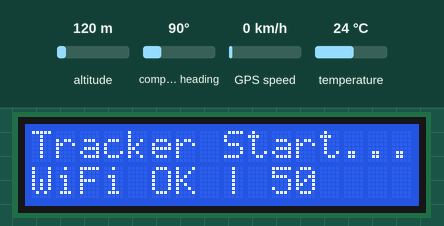
This program was run on a simulated ESP32. Shown: 16×2 character LCD. Inputs (shaded band) come from the test bench; at power-on: temperature 24 °C, altitude 120 m, compass heading 90°, GPS speed 0 km/h. WiFi joins after 1.5 s; servers stay silent unless stated; uploads are accepted with an empty reply; the GPS gets a fix after 3 s at 37.7749, -122.4194 with 8 satellites; what the program prints to the serial monitor is not drawn.

Above: at 1.7 s.
At 2.8 s:
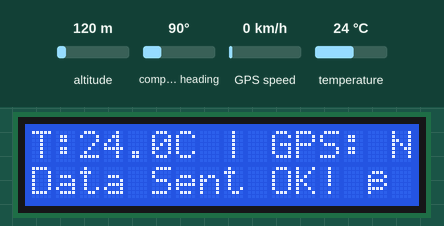
2.9 s: temperature set to 12 °C
At 9.8 s:
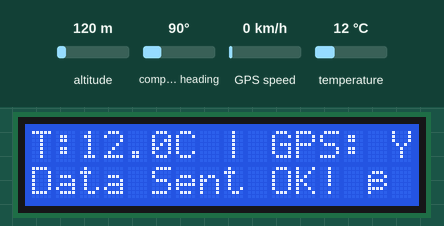
15.3 s: temperature set to 19 °C
At 20.86 s:
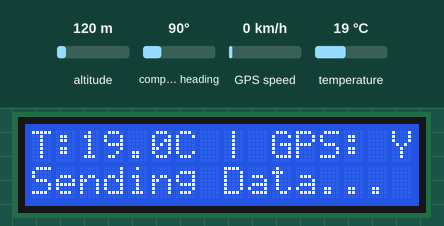
22.4 s: temperature set to 28 °C
At 27.7 s:
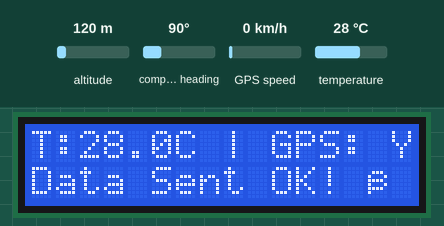
Timing chart, 0 to 29.2 s (numbered marks = the images above; inputs shaded):
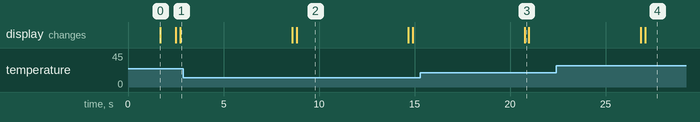

The program:

main.cpp
```cpp
#include <Arduino.h>
#include <WiFi.h>
#include "GpsModule.h"
#include "Esp32Module.h"
#include "Temperature.h"
#include "LcdDisplay.h"

// ********************************************
// ⚠️ IMPORTANT: UPDATE THESE LINES
// ********************************************
// IMEI updated to match the successful Postman payload
const char* DEVICE_IMEI = "123456789012345";
const char* WIFI_SSID = "DARHO";       // Your Wi-Fi SSID
const char* WIFI_PASS = "12345678";   // Your Wi-Fi Password

// Reverting to HTTP URL. Redirects must be handled by Esp32Module.cpp.
const String API_URL = "https://coolmove-dashboard.onrender.com/api/data";
// const String API_URL = "https://webhook.site/6eb4dbb2-700a-4656-8d4f-8c56d4d5ea7f";

// --- ERROR VALUES (Web App interprets these as sensor failure) ---
const float ERROR_LAT = -999.000;
const float ERROR_LON = -999.000;
const float ERROR_TEMP = -999.00;
// ********************************************

// --- PIN & CONFIG DEFINITIONS (Common ESP32 Pins) ---
#define GPS_RX_PIN 16
#define GPS_TX_PIN 17
#define TEMP_PIN 4
#define LCD_ADDR 0x23

// --- OBJECT INSTANTIATION ---
HardwareSerial gpsSerial(2);

GpsModule gps(gpsSerial);
Esp32Module http;
TemperatureSensor thermometer(TEMP_PIN);
LcdDisplay lcd(LCD_ADDR, 16, 2);

void setup() {
    Serial.begin(115200);
    Serial.println(F("\n===================================="));
    Serial.println(F("    CoolMove Tracker Initialized    "));
    Serial.println(F("===================================="));

    // Initialize LCD
    lcd.begin();
    lcd.printLine(0, "Tracker Start...");

    // Initialize Temperature Sensor
    thermometer.begin();

    // Initialize GPS (9600 baud is standard for NEO-6M)
    gps.begin(9600);

    // Initialize Wi-Fi
    if (http.begin(WIFI_SSID, WIFI_PASS)) {
        String ip = http.getIpAddress();
        Serial.print(F("✅ Wi-Fi: Connected. IP: "));
        Serial.println(ip);
        lcd.printLine(1, "WiFi OK | " + ip.substring(ip.lastIndexOf('.') + 1));
    } else {
        Serial.println(F("⚠️ Wi-Fi: Setup failed. Will attempt reconnection."));
        lcd.printLine(1, "WiFi Fail (Retry)");
    }
}

void loop() {
    Serial.println(F("\n--- LOOP START ---"));

    // --- 0. Wi-Fi Stability Check (Reconnection Logic) ---
    if (!http.isConnected()) {
        Serial.println(F("⚠️ Wi-Fi: Connection lost/unstable. Attempting to reconnect..."));
        lcd.printLine(1, "WiFi Reconnect...");

        if (!http.begin(WIFI_SSID, WIFI_PASS, 10000L)) {
            Serial.println(F("❌ Wi-Fi: Reconnection failed. Skipping data send."));
            lcd.printLine(1, "Recon FAILED!");
            delay(15000);
            return;
        }
        String currentIp = http.getIpAddress();
        lcd.printLine(1, "WiFi OK | " + currentIp.substring(currentIp.lastIndexOf('.') + 1));
    }

    // 1. Get GPS Data
    GpsData location = gps.getCoordinates();

    // 2. Get Temperature Data
    float rawTempC = thermometer.readCelsius();

    // --- 3. Determine Final Values (Error Handling) ---

    // GPS Check: Use actual location or error values
    float finalLat = location.fix ? location.latitude : ERROR_LAT;
    float finalLon = location.fix ? location.longitude : ERROR_LON;
    bool gpsOK = location.fix;

    // Temperature Check: DS18B20 returns -127.0 for error
    bool tempOK = (rawTempC > -100.0);
    float finalTemp = tempOK ? rawTempC : ERROR_TEMP;

    // --- 4. Display Data Summary ---
    Serial.print(F("[DATA] Raw Temp: ")); Serial.print(rawTempC, 2); Serial.println(F(" C"));

    // LCD Line 0: Status Summary
    String tempStatus = tempOK ? String("T:") + String(finalTemp, 1) + "C" : "T:Fail";
    String gpsStatus = gpsOK ? "Y" : "N";
    lcd.printLine(0, tempStatus + " | GPS: " + gpsStatus);

    // LCD Line 1: Action Status (Update before POST)
    String line1Msg = "Sending Data...";

    // Print error status to Serial
    if (!gpsOK) {
        Serial.println("⚠️ GPS: No fix. Sending error coordinates (" + String(ERROR_LAT) + ").");
        line1Msg = "GPS Error!";
    }
    if (!tempOK) {
        Serial.println("⚠️ TEMP: Sensor failed. Sending error temperature (" + String(ERROR_TEMP) + ").");
        line1Msg = "Temp Error!";
    }
    if (!gpsOK && !tempOK) {
        line1Msg = "All Sensors Fail!";
    }

    lcd.printLine(1, line1Msg); // Display immediate status

    // --- 5. COMPILE AND SEND DATA (ALWAYS SEND) ---

    // Compile JSON Payload using final (possibly error) values
    String jsonPayload = "{";
    jsonPayload += "\"imei\":\"" + String(DEVICE_IMEI) + "\",";
    jsonPayload += "\"lat\":" + String(finalLat, 6) + ",";
    jsonPayload += "\"lon\":" + String(finalLon, 6) + ",";
    jsonPayload += "\"temp\":" + String(finalTemp, 2) + "}";

    Serial.print(F("TX: Payload Size: ")); Serial.println(jsonPayload.length());

    if (http.sendHttpRequest(API_URL, jsonPayload)) {
        lcd.printLine(1, "Data Sent OK! ✅");
        Serial.println("✅ POST: Data sent successfully!");
    } else {
        lcd.printLine(1, "POST FAILED! ❌");
        Serial.println("❌ POST: Data transmission FAILED. Retrying in next loop.");
    }

    delay(5000); // 10 seconds delay between sending attempts
}
```

Esp32Module.h
```cpp
#ifndef ESP32MODULE_H
#define ESP32MODULE_H

#include <Arduino.h>
#include <WiFi.h>
#include <HTTPClient.h>

class Esp32Module { // Renamed the class
public:
    // Initialization and Connectivity
    bool begin(const char* ssid, const char* password, long timeout_ms = 20000L);
    String getIpAddress();
    bool isConnected();

    // Data Transmission
    bool sendHttpRequest(const String& url, const String& jsonData);

private:
    // Helper to log HTTP status
    void logStatus(int httpCode);
};

#endif
```

GpsModule.h
```cpp
#ifndef GPSMODULE_H
#define GPSMODULE_H

#include <Arduino.h>
#include <TinyGPSPlus.h>

struct GpsData {
    float latitude;
    float longitude;
    bool fix;
};

class GpsModule {
private:
    HardwareSerial& gpsSerial;
    TinyGPSPlus gps;

public:
    GpsModule(HardwareSerial& serialPort);
    void begin(long baudRate = 9600);
    GpsData getCoordinates();
};

#endif
```

Temperature.h
```cpp
#ifndef TEMPERATURE_H
#define TEMPERATURE_H

#include <DallasTemperature.h>
#include <OneWire.h>
#include <Arduino.h>

class TemperatureSensor {
private:
    OneWire oneWire;
    DallasTemperature sensors;
public:
    TemperatureSensor(uint8_t pin);
    void begin();
    float readCelsius();
};

#endif
```

Esp32Module.cpp
```cpp
#include "Esp32Module.h"
#include <HTTPClient.h>

// --- Wi-Fi Initialization ---
bool Esp32Module::begin(const char* ssid, const char* password, long timeout_ms) {
    Serial.println(F("\n--- Wi-Fi Initialization ---"));

    WiFi.begin(ssid, password);
    Serial.print(F("Connecting to Wi-Fi "));
    Serial.print(ssid);

    unsigned long start = millis();
    while (WiFi.status() != WL_CONNECTED && (millis() - start < (unsigned long)timeout_ms)) {
        delay(500);
        Serial.print(".");
    }

    if (WiFi.status() == WL_CONNECTED) {
        Serial.println(F("\n✅ Wi-Fi Connected."));
        return true;
    } else {
        Serial.println(F("\n❌ Wi-Fi Failed to connect."));
        return false;
    }
}

// --- Get IP Address ---
String Esp32Module::getIpAddress() {
    if (WiFi.status() == WL_CONNECTED) {
        return WiFi.localIP().toString();
    }
    return "0.0.0.0";
}

// --- Check Connection Status ---
bool Esp32Module::isConnected() {
    return WiFi.status() == WL_CONNECTED;
}

// --- Log HTTP Status ---
void Esp32Module::logStatus(int httpCode) {
    if (httpCode > 0) {
        // httpCode 307 means redirect; the client should follow this and the final code should be 200/201
        Serial.printf("[HTTP] POST status: %d\n", httpCode);
    } else {
        Serial.printf("[HTTP] POST failed, error: %s\n", HTTPClient::errorToString(httpCode).c_str());
    }
}

// --- HTTP POST Request ---
bool Esp32Module::sendHttpRequest(const String& url, const String& jsonData) {
    if (WiFi.status() != WL_CONNECTED) {
        Serial.println(F("❌ HTTP: Wi-Fi not connected. Skipping POST."));
        return false;
    }

    HTTPClient http;

    // ✅ FIX: Enable automatic redirect following (for 307 from HTTP to HTTPS)
    http.setFollowRedirects(HTTPC_STRICT_FOLLOW_REDIRECTS);

    // NOTE: Removed http.setInsecure() since the function is not found.
    // We rely on the redirect handling and hope the older HTTPClient is lenient with SSL.

    http.begin(url);
    http.addHeader("Content-Type", "application/json");

    Serial.print(F("TX: Posting to URL: ")); Serial.println(url);
    Serial.print(F("TX: Payload: ")); Serial.println(jsonData);

    int httpCode = http.POST(jsonData);

    logStatus(httpCode);

    http.end();

    // Return true for any successful status code (200-299)
    return (httpCode >= 200 && httpCode < 300);
}
```

GpsModule.cpp
```cpp
#include "GpsModule.h"

// The ESP32's HardwareSerial is passed to the constructor
GpsModule::GpsModule(HardwareSerial& serialPort) : gpsSerial(serialPort) {}

void GpsModule::begin(long baudRate) {
    Serial.println("\n--- GPS Initialization ---");
    gpsSerial.begin(baudRate);
    Serial.print("GPS Serial started at ");
    Serial.print(baudRate);
    Serial.println(" baud.");
}

GpsData GpsModule::getCoordinates() {
    // Process any available GPS data on the serial port
    while (gpsSerial.available() > 0) {
        gps.encode(gpsSerial.read());
    }

    GpsData data = {0.0, 0.0, false};

    // TinyGPSPlus checks for valid fix
    if (gps.location.isValid() && gps.location.isUpdated()) {
        data.fix = true;
        data.latitude = gps.location.lat();
        data.longitude = gps.location.lng();
    }

    // If no fix, but the time is valid, still useful for debugging.
    if (!data.fix) {
        if (gps.location.isValid()) {
             Serial.println("GPS: Valid location data, but no recent update.");
        } else {
             Serial.println("GPS: No valid location data received yet.");
        }
    }

    return data;
}
```

Temperature.cpp
```cpp
#include "Temperature.h"

TemperatureSensor::TemperatureSensor(uint8_t pin)
    : oneWire(pin), sensors(&oneWire) {}

void TemperatureSensor::begin() {
    sensors.begin();
}

float TemperatureSensor::readCelsius() {
    sensors.requestTemperatures();
    return sensors.getTempCByIndex(0);
}
```

LcdDisplay.h
```cpp
#ifndef LCDDISPLAY_H
#define LCDDISPLAY_H

#include <LiquidCrystal_I2C.h>

class LcdDisplay {
private:
    LiquidCrystal_I2C lcd;
public:
    // Constructor: address, columns, rows
    LcdDisplay(uint8_t addr, uint8_t cols, uint8_t rows);
    void begin();
    void printLine(int line, const char* message);
    void printLine(int line, String message);
    void clearScreen();
};

#endif
```

LcdDisplay.cpp
```cpp
#include "LcdDisplay.h"

LcdDisplay::LcdDisplay(uint8_t addr, uint8_t cols, uint8_t rows)
    : lcd(addr, cols, rows) {}

void LcdDisplay::begin() {
    lcd.init();
    lcd.backlight();
    lcd.print("Tracker Initialized");
}

void LcdDisplay::printLine(int line, const char* message) {
    lcd.setCursor(0, line);
    lcd.print("                "); // Clear line
    lcd.setCursor(0, line);
    lcd.print(message);
}

void LcdDisplay::printLine(int line, String message) {
    lcd.setCursor(0, line);
    lcd.print("                "); // Clear line
    lcd.setCursor(0, line);
    lcd.print(message);
}

void LcdDisplay::clearScreen() {
    lcd.clear();
}
```

Measured:
- after the input at 15.3 s, the display: changes after 5.5 s (image 3)
- after the input at 22.4 s, the display: first changes after 4.4 s (image 4 shows a later state)
- what the display in image 0 shows lasts 0.8 s, from 1.7 s to 2.5 s
- what the display in image 2 shows lasts 5.9 s, from 8.8 s to 14.7 s
